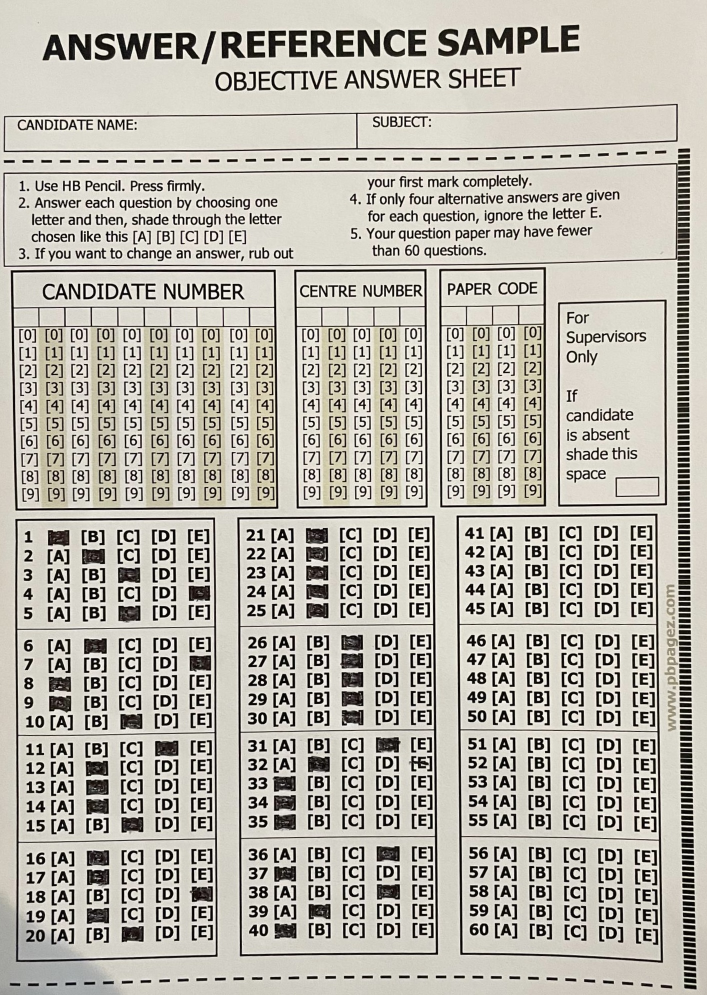
#> input picture images/answer_sheet_four.jpg, 1414 x 1990 px (shown at 1/2 size)
$ python -i app.py   (imports and definitions only)
#> lines starting #> are read from the running program, lines starting #| are printed output that depends on the picture; after the words box and inside, x2 and y2 are one past the last pixel; in counts of white or black regions, pixels touching at a corner belong together
import cv2
import numpy as np


def preprocess(imgPath):
    image = cv2.imread(imgPath)
    imageGray = cv2.cvtColor(image, cv2.COLOR_BGR2GRAY)
    imageNoiseReduction = cv2.GaussianBlur(imageGray, (5,5), 1)
    _, binary = cv2.threshold(imageNoiseReduction, 0, 255, cv2.THRESH_BINARY_INV + cv2.THRESH_OTSU)
    imageEdges = cv2.Canny(binary, 10, 50)
    img_contours = image.copy()
    contours, hierarchy = cv2.findContours(imageEdges, cv2.RETR_EXTERNAL, cv2.CHAIN_APPROX_NONE)
    cv2.drawContours(img_contours, contours, -1, (0, 255, 0), 10)
    return contours, hierarchy, image


def rectangle_contour(imgPath):
    contours,hierarchy, image = preprocess(imgPath)
    rect_contours = []
    for i in contours:
        area = cv2.contourArea(i)
        if area>100:
            peri = cv2.arcLength(i, True)
            approx = cv2.approxPolyDP(i, 0.02*peri, True)
            if len(approx) == 4:
                rect_contours.append(i)

    rect_contours = sorted(rect_contours, key=cv2.contourArea, reverse=True)
    return rect_contours


def getCornerPoints(cont):
    peri = cv2.arcLength(cont, True)
    approx = cv2.approxPolyDP(cont, 0.02*peri, True)

    return approx


def reorder(myPoints):
    myPoints = myPoints.reshape((4,2))
    myPointsNew = np.zeros((4,1,2), np.int32)
    add = myPoints.sum(axis=1)
    myPointsNew[0] = myPoints[np.argmin(add)]
    myPointsNew[3] = myPoints[np.argmin(add)]
    diff = np.diff(myPoints, axis=1)
    myPointsNew[1] = myPoints[np.argmin(diff)]
    myPointsNew[2] = myPoints[np.argmin(diff)]

    return myPointsNew


def region_of_interest(imgPath):
     contour, hierarchy, image = preprocess(imgPath)
     img_answered = image.copy()
     widthImg = 1200
     heightImg =  1200
     captured_regions = []
     rectCon = rectangle_contour(imgPath)
     for i in range(3):
        answered_objectives = getCornerPoints(rectCon[i])
        if answered_objectives.size != 0:
            cv2.drawContours(img_answered, answered_objectives, -1, (255, 255, 255), 50)
            reorder(answered_objectives)

            pt1 = np.float32(answered_objectives)
            pt2 = np.float32([[0,0], [widthImg, 0], [widthImg, heightImg], [0,heightImg]])

            matrix = cv2.getPerspectiveTransform(pt1, pt2)
            imgWarp = cv2.warpPerspective(img_answered, matrix, (widthImg, heightImg))
            imgFlipped = cv2.flip(imgWarp, 1)
            imgRotated = cv2.rotate(imgFlipped, cv2.ROTATE_90_COUNTERCLOCKWISE)
            captured_regions.append(imgRotated)
     return captured_regions


def thresholding(imgPath):
    thresholded_images =[]
    imageThreshold = []
    for image in region_of_interest(imgPath):
        detectedImage = cv2.cvtColor(image, cv2.COLOR_BGR2RGB)
        detectedImage = cv2.cvtColor(detectedImage, cv2.COLOR_RGB2GRAY)
        imageThreshold = cv2.threshold(detectedImage, 150, 255, cv2.THRESH_BINARY_INV)[1]
        thresholded_images.append(imageThreshold)
    return thresholded_images, imageThreshold


def get_section_coordinates(image_height, num_sections=4):
    section_height = (image_height // num_sections)-5
    coordinates = [(i * section_height, (i + 1) * section_height) for i in range(num_sections)]
    print(coordinates)
    return coordinates


def splitBoxes(img, y_coordinates, splits_per_section=5):
    boxes = []
    for y1, y2 in y_coordinates:
        section = img[y1:y2, :]
        # Ensure the number of rows in the section is divisible by splits_per_section
        pad_size = (splits_per_section - section.shape[0] % splits_per_section) % splits_per_section
        section_padded = np.pad(section, ((0, pad_size), (0, 0)), mode='constant', constant_values=255)

        rows = np.vsplit(section_padded, splits_per_section)
        for row in rows:
            # Ensure the number of columns in the row is divisible by 6
            col_pad_size = (6 - row.shape[1] % 6) % 6
            row_padded = np.pad(row, ((0, 0), (0, col_pad_size)), mode='constant', constant_values=255)
            cols = np.hsplit(row_padded, 6)
            for box in cols:
                boxes.append(box)
    return boxes


def region_identification(img):
    non_zero_pixels = cv2.countNonZero(img)
    if non_zero_pixels > 2200:
        return "41"
    elif 2000 < non_zero_pixels <= 2200:
        return "21"
    elif non_zero_pixels <= 2000:
        return "1"
    else:
        return "Unknown"


def dict_image(imgPath):
    thresholded_images, imageThreshold = thresholding(imgPath)
    image_height = imageThreshold.shape[0]
    y_coordinates = get_section_coordinates(image_height, num_sections=4)
    first_image_dict = {}
    for image in thresholded_images:
        boxes = splitBoxes(image, y_coordinates)
        first_image_key = boxes[0]
        regionId = region_identification(first_image_key)
        first_image_dict[regionId] = boxes
    return first_image_dict


def marking(boxes, number_of_questions=20, choices=6):
    pixel_values = np.zeros((number_of_questions, choices))
    count_c = 0
    count_r = 0

    for img in boxes:
        total_pixels = cv2.countNonZero(img)
        pixel_values[count_r][count_c] = total_pixels
        count_c += 1
        if count_c == choices:
            count_r += 1
            count_c = 0
        my_index = []

    for x in range(number_of_questions):
        arr = pixel_values[x]
        my_index_val = np.argmax(arr)  # Find the index of the maximum value in the row
        my_index.append(my_index_val)

    return my_index


def marker(imagePath):
    image_dict = dict_image(imagePath)
#> in preprocess, image is the input picture: shape (1990, 1414, 3); mean B, G, R 172.2, 181.6, 185.3
#> in preprocess, `_, binary = cv2.threshold(imageNoiseReduction, 0, 255, cv2.THRESH_BINA..`:
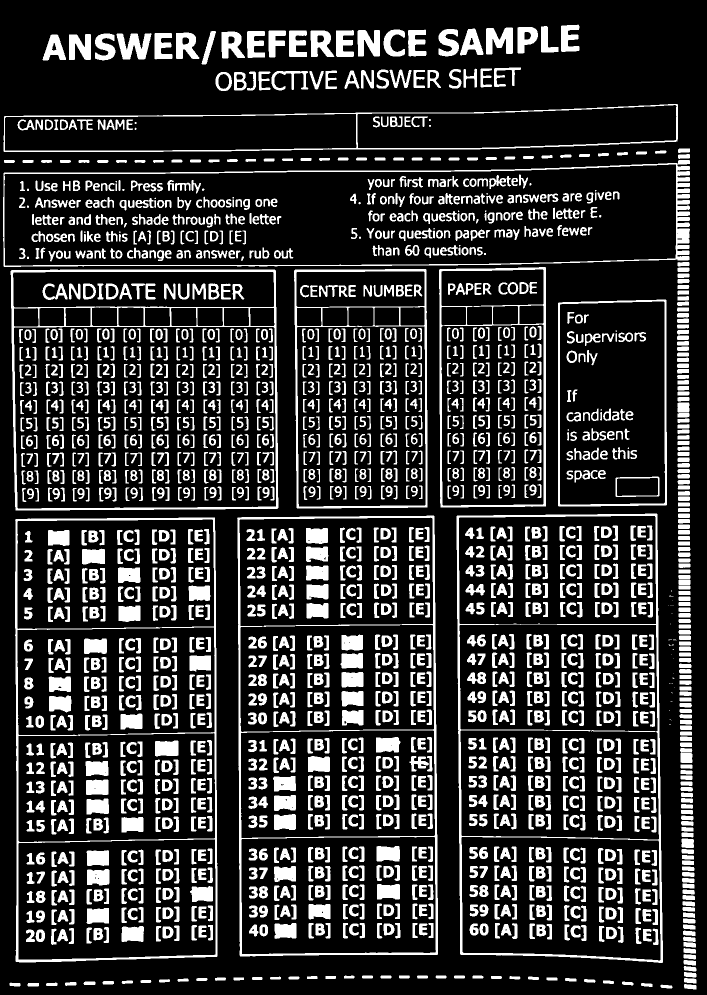
#> binary: shape (1990, 1414) (shown at 1/2 size); 20.1% white; 2140 white regions (55 under 20 px), largest, box (x1, y1, x2, y2) and area: (913, 1027, 1326, 1926) 14134, (474, 1031, 876, 1913) 13959, (30, 1035, 435, 1925) 13513
#> in preprocess, `imageEdges = cv2.Canny(binary, 10, 50)`: imageEdges: shape (1990, 1414); 8% white in thin lines or dots
#> in preprocess, `contours, hierarchy = cv2.findContours(imageEdges, cv2.RETR_EXTERNAL, ..`: contours = 794 contours, 467 with area under 20; largest, box (x1, y1, x2, y2) and area: (912, 1026, 1326, 1926) 357144, (29, 1034, 435, 1925) 354532, (474, 1030, 876, 1913) 347168, (20, 538, 557, 1021) 254089, (587, 537, 855, 1017) 125750
#> in preprocess, `cv2.drawContours(img_contours, contours, -1, (0, 255, 0), 10)`:
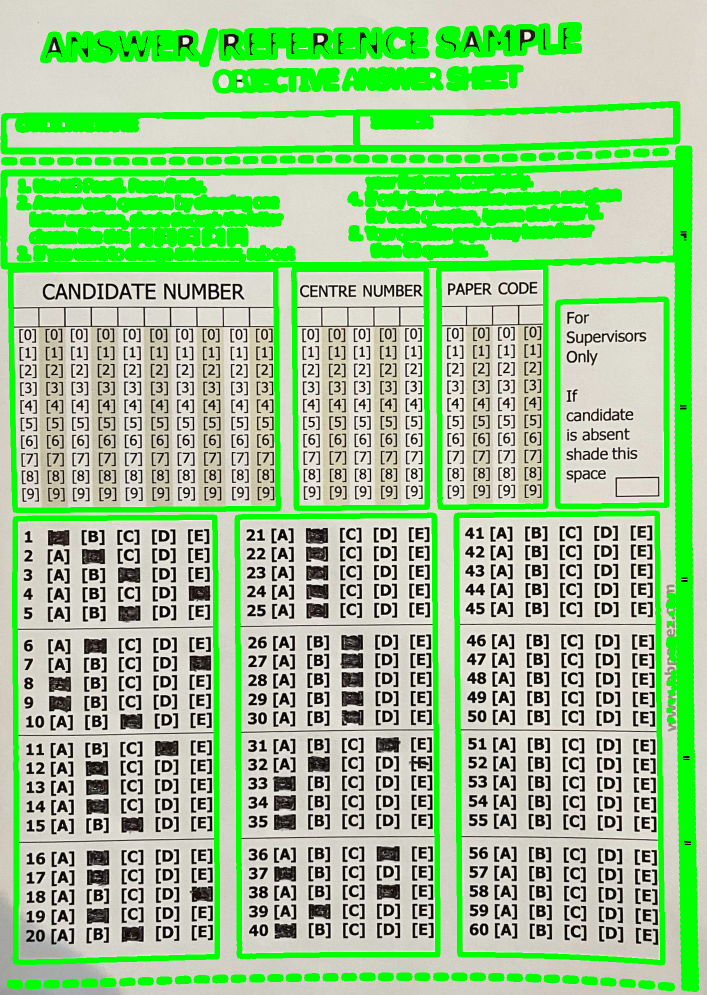
#> img_contours: shape (1990, 1414, 3) (shown at 1/2 size); 18.83% of pixels changed, all inside (x1, y1, x2, y2) = (0, 44, 1398, 1984)
#> in region_of_interest, `contour, hierarchy, image = preprocess(imgPath)`: contour has the same summary as contours in preprocess
#> the loop in rectangle_contour, `for i in contours:` made 794 passes
#> (area, peri, approx) on passes 155 to 156: (354532, 2580.6, [[428, 1034], [30, 1039], [31, 1923], [434, 1913]]), (347168.5, 2557.5, [[866, 1030], [474, 1036], [480, 1912], [875, 1909]])
#> (area, peri) on passes 1 to 6: (141, 57.31), (211.5, 66.73), (138, 57.31), (153.5, 57.07), (140.5, 55.07), (131.5, 55.9)
#> after the loop in rectangle_contour, `for i in contours:`: rect_contours = 9 contours; largest, box (x1, y1, x2, y2) and area: (912, 1026, 1326, 1926) 357144, (29, 1034, 435, 1925) 354532, (474, 1030, 876, 1913) 347168, (20, 538, 557, 1021) 254089, (587, 537, 855, 1017) 125750
#> in region_of_interest, `rectCon = rectangle_contour(imgPath)`: rectCon has the same summary as rect_contours in rectangle_contour
#> the loop in region_of_interest, `for i in range(3):` made 3 passes
#> (peri in getCornerPoints, add in reorder, diff in reorder, pt1) on passes 1 to 3: (2601.3, [2338, 1945, 2830, 3250], [-286, 121, 988, 600], [[1312, 1026], [912, 1033], [921, 1909], [1325, 1925]]), (2580.6, [1462, 1069, 1954, 2347], [606, 1009, 1892, 1479], [[428, 1034], [30, 1039], [31, 1923], [434, 1913]]), (2557.5, [1896, 1510, 2392, 2784], [164, 562, 1432, 1034], [[866, 1030], [474, 1036], [480, 1912], [875, 1909]])
#> pass 1, in region_of_interest, `imgRotated = cv2.rotate(imgFlipped, cv2.ROTATE_90_COUNTERCLOCKWISE)`:
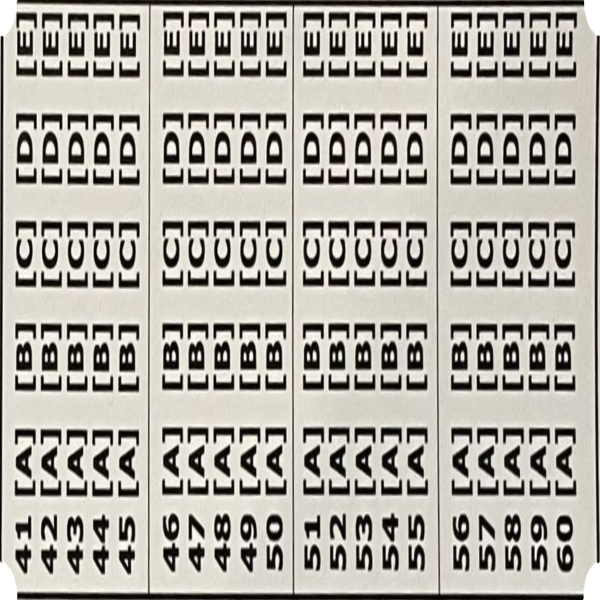
#> imgRotated: shape (1200, 1200, 3) (shown at 1/2 size); mean B, G, R 162.6, 171, 174.1
#> after the loop in region_of_interest, `for i in range(3):`:
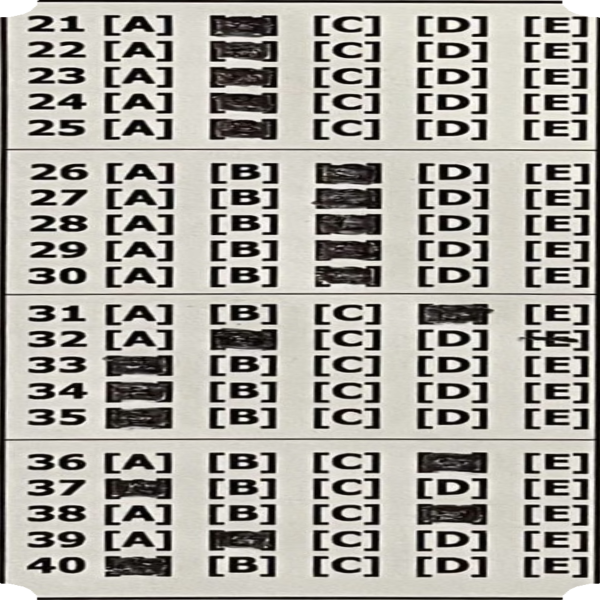
#> imgFlipped: shape (1200, 1200, 3) (shown at 1/2 size); mean B, G, R 157.2, 164.2, 167.3
#> after the loop in region_of_interest, `for i in range(3):`:
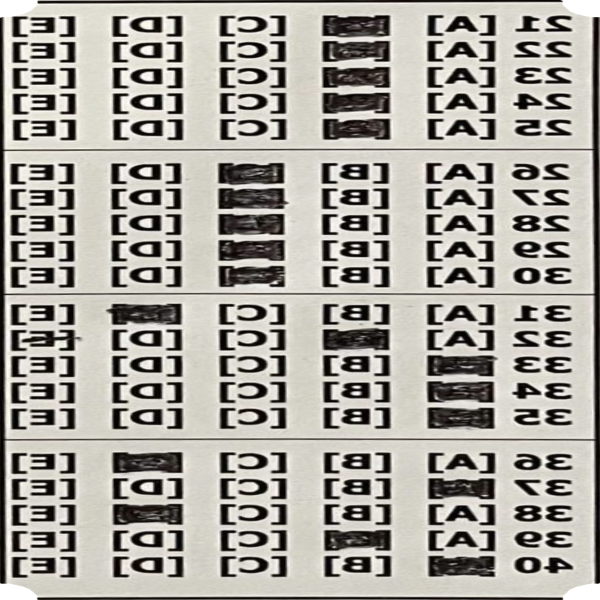
#> imgWarp: shape (1200, 1200, 3) (shown at 1/2 size); mean B, G, R 157.2, 164.2, 167.3
#> after the loop in region_of_interest, `for i in range(3):`: captured_regions = 3 items
#> in thresholding, `imageThreshold = cv2.threshold(detectedImage, 150, 255, cv2.THRESH_BIN..`:
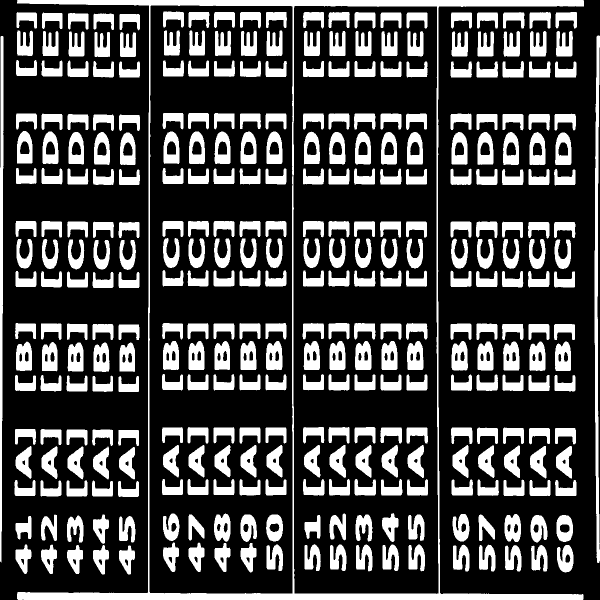
#> imageThreshold: shape (1200, 1200) (shown at 1/2 size); 27.6% white; 343 white regions, largest, box (x1, y1, x2, y2) and area: (34, 0, 1168, 1200) 39341, (1189, 71, 1200, 1126) 6594, (0, 72, 7, 1125) 5466
#| [(0, 295), (295, 590), (590, 885), (885, 1180)]
#> the loop in dict_image, `for image in thresholded_images:` made 3 passes
#> non_zero_pixels in region_identification on passes 1 to 3: 4222, 3875, 4085
#> pass 3, in dict_image, `first_image_key = boxes[0]`:
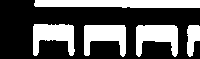
#> first_image_key: shape (59, 200); 34.6% white; 5 white regions, box (x1, y1, x2, y2) and area: (34, 0, 200, 8) 1233, (136, 25, 178, 57) 866, (84, 25, 126, 57) 851, (33, 24, 75, 56) 838, (187, 25, 200, 57) 297
#> after the loop in dict_image, `for image in thresholded_images:`: first_image_dict = 1 item
#> image_dict = 1 item
    marked_dict = {k: marking(v) for k, v in image_dict.items()}
#> the loop in marking, `for img in boxes:` made 120 passes
#> total_pixels on passes 1 to 12: 4085, 4562, 5123, 5403, 5114, 4584, 4187, 4108, 4213, 5038, 3720, 3855
#> after the loop in marking, `for img in boxes:`: count_c = 0; count_r = 20; pixel_values = 20 rows, first 6: [4085, 4562, 5123, 5403, 5114, 4584], [4187, 4108, 4213, 5038, 3720, 3855], [3194, 2903, 3158, 3478, 2992, 2984], [1815, 1766, 2101, 2036, 1722, 1631], [3962, 3618, 3644, 5354, 4839, 4854], [4117, 3875, 4331, 5630, 4874, 4780]
#> the loop in marking, `for x in range(number_of_questions):` made 20 passes
#> (arr, my_index_val) on passes 1 to 12: ([4085, 4562, 5123, 5403, 5114, 4584], 3), ([4187, 4108, 4213, 5038, 3720, 3855], 3), ([3194, 2903, 3158, 3478, 2992, 2984], 3), ([1815, 1766, 2101, 2036, 1722, 1631], 2), ([3962, 3618, 3644, 5354, 4839, 4854], 3), ([4117, 3875, 4331, 5630, 4874, 4780], 3), ([1927, 1596, 1537, 1722, 1736, 1950], 5), ([3203, 3913, 5101, 3319, 3008, 2976], 2), ([3831, 5360, 7573, 4205, 3228, 3407], 2), ([3476, 4152, 5497, 3509, 3209, 3275], 2), ([950, 797, 843, 512, 345, 484], 0), ([7896, 6022, 4798, 6432, 4658, 5432], 0)
#> after the loop in marking, `for x in range(number_of_questions):`: my_index = [3, 3, 3, 2, 3, 3, 5, 2, 2, 2, 0, 0, 0, 5, 3, 3, 3, 3, 2, 3]
#> marked_dict = {'41': [3, 3, 3, 2, 3, 3, 5, 2, 2, 2, 0, 0, 0, 5, 3, 3, 3, 3, 2, 3]}

    # Ensure the dictionary is JSON serializable
    def make_serializable(obj):
        if isinstance(obj, np.ndarray):
            return obj.tolist()
        elif isinstance(obj, (np.integer, int)):
            return int(obj)
        elif isinstance(obj, (np.floating, float)):
            return float(obj)
        elif isinstance(obj, (np.bool_, bool)):
            return bool(obj)
        elif isinstance(obj, dict):
            return {make_serializable(k): make_serializable(v) for k, v in obj.items()}
        elif isinstance(obj, (list, tuple, set)):
            return [make_serializable(i) for i in obj]
        return obj

    serializable_dict = make_serializable(marked_dict)
#> serializable_dict has the same summary as marked_dict

    return serializable_dict


# [42 lines left out: function compare_grades, not called in this run]


>>> result = marker('../../../images/answer_sheet_four.jpg')
#> result has the same summary as marked_dict in marker
